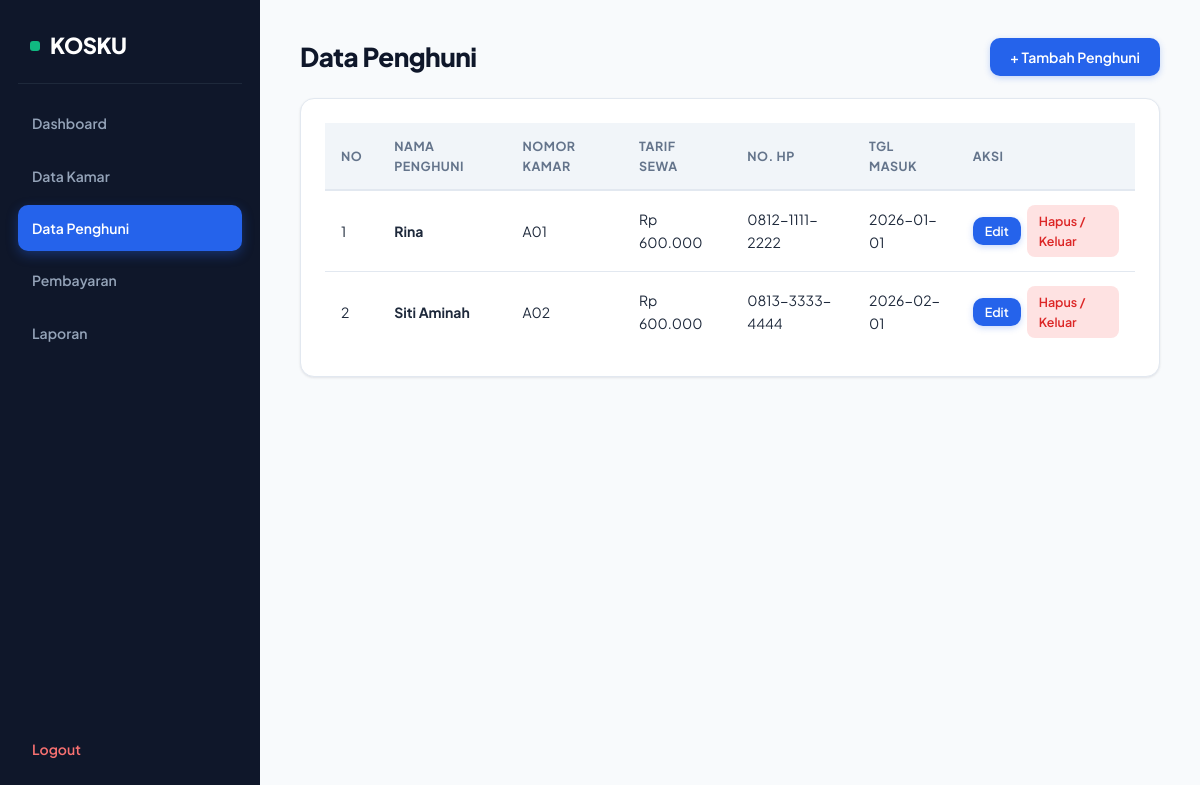
The app's page /admin-penghuni.php (signed in) with its own data.
### tables this page shows
CREATE TABLE IF NOT EXISTS penghuni (
    id_penghuni INT AUTO_INCREMENT PRIMARY KEY,
    nama VARCHAR(100) NOT NULL,
    username VARCHAR(50) NOT NULL UNIQUE,
    password VARCHAR(255) NOT NULL DEFAULT '12345',
    no_hp VARCHAR(20) NOT NULL,
    tgl_masuk DATE NOT NULL,
    id_kamar INT NOT NULL,
    FOREIGN KEY (id_kamar) REFERENCES kamar(id_kamar) ON DELETE CASCADE
);

CREATE TABLE IF NOT EXISTS kamar (
    id_kamar INT AUTO_INCREMENT PRIMARY KEY,
    nomor_kamar VARCHAR(10) NOT NULL UNIQUE,
    harga_sewa INT NOT NULL,
    fasilitas VARCHAR(255) NOT NULL,
    status ENUM('Kosong', 'Terisi') DEFAULT 'Kosong'
);

### admin-penghuni.php (the view, shortened to what this page needs)
<?php
include 'koneksi.php';
$data_penghuni = mysqli_query($conn, "SELECT penghuni.*, kamar.nomor_kamar, kamar.harga_sewa FROM penghuni JOIN kamar ON penghuni.id_kamar = kamar.id_kamar ORDER BY kamar.nomor_kamar ASC");
?>
<!DOCTYPE html>
<html lang="id">
<head>
    <link rel="stylesheet" href="css/style.css">
</head>
<body>
    <div class="wrapper">
        <aside class="sidebar">
            <h2>KOSKU</h2>
            <a href="admin-dashboard.php">Dashboard</a>
            <a href="admin-kamar.php">Data Kamar</a>
            <a href="admin-penghuni.php" class="active">Data Penghuni</a>
            <a href="admin-pembayaran.php">Pembayaran</a>
            <a href="admin-laporan.php">Laporan</a>
            <a href="logout.php">Logout</a>
        </aside>
        <main class="main-content">
            <div style="display:flex; justify-content:space-between; align-items:center; margin-bottom:15px;">
                <h1>Data Penghuni</h1>
                <button class="btn-primary" onclick="document.getElementById('modalTambah').style.display='flex'">+ Tambah Penghuni</button>
            </div>
            <div class="table-container">
                <table>
                    <thead>
                        <tr>
                            <th>No</th>
                            <th>Nama Penghuni</th>
                            <th>Nomor Kamar</th>
                            <th>Tarif Sewa</th>
                            <th>No. HP</th>
                            <th>Tgl Masuk</th>
                            <th>Aksi</th>
                        </tr>
                    </thead>
                    <tbody>
                        <?php $no = 1; while ($row = mysqli_fetch_assoc($data_penghuni)): ?>
                        <tr>
                            <td><?= $no++; ?></td>
                            <td><strong><?= htmlspecialchars($row['nama']); ?></strong></td>
                            <td><?= htmlspecialchars($row['nomor_kamar']); ?></td>
                            <td>Rp <?= number_format($row['harga_sewa'], 0, ',', '.'); ?></td>
                            <td><?= htmlspecialchars($row['no_hp']); ?></td>
                            <td><?= htmlspecialchars($row['tgl_masuk']); ?></td>
                            <td style="display:flex; gap:6px; align-items:center;">
                                <button class="btn-primary" style="padding:6px 12px; font-size:12.5px;"
                                    onclick="bukaEditPenghuni(
                                        <?= $row['id_penghuni']; ?>,
                                        '<?= htmlspecialchars($row['nama'], ENT_QUOTES); ?>',
                                        '<?= htmlspecialchars($row['no_hp'], ENT_QUOTES); ?>',
                                        '<?= htmlspecialchars($row['tgl_masuk'], ENT_QUOTES); ?>',
                                        <?= $row['id_kamar']; ?>,
                                        '<?= htmlspecialchars($row['nomor_kamar'], ENT_QUOTES); ?>',
                                        <?= $row['harga_sewa']; ?>
                                    )">
                                    Edit
                                </button>
                                <a href="admin-penghuni.php?hapus=<?= $row['id_penghuni']; ?>&kamar=<?= $row['id_kamar']; ?>" class="btn-danger" onclick="return confirm('Hapus penghuni <?= htmlspecialchars($row['nama'], ENT_QUOTES); ?>? Status kamar akan otomatis kembali Kosong.')">Hapus / Keluar</a>
                            </td>
                        </tr>
                        <?php endwhile; ?>
                    </tbody>
                </table>
            </div>
        </main>
    </div>
</body>
</html>

### css/style.css (style rules this page uses)
:root { --primary: #2563eb; --primary-hover: #1d4ed8; --primary-light: #eff6ff; --secondary: #0f172a; --sidebar-bg: #0f172a; --sidebar-hover: #1e293b; --accent: #10b981; --danger: #ef4444; --warning: #f59e0b; --bg-main: #f8fafc; --card-bg: #ffffff; --text-main: #1e293b; --text-muted: #64748b; --border-color: #e2e8f0; --shadow-sm: 0 1px 3px rgba(15, 23, 42, 0.06), 0 1px 2px rgba(15, 23, 42, 0.04); --shadow-md: 0 4px 12px rgba(15, 23, 42, 0.08); --shadow-lg: 0 12px 28px rgba(15, 23, 42, 0.14); --radius-md: 10px; --radius-lg: 14px; }
* { margin: 0; padding: 0; box-sizing: border-box; font-family: 'Plus Jakarta Sans', -apple-system, BlinkMacSystemFont, 'Segoe UI', Roboto, sans-serif; }
body { background-color: var(--bg-main); color: var(--text-main); line-height: 1.6; -webkit-font-smoothing: antialiased; }
.btn-primary { background: var(--primary); color: #ffffff !important; padding: 10px 20px; border-radius: var(--radius-md); text-decoration: none; font-weight: 600; font-size: 14px; border: none; cursor: pointer; display: inline-flex; align-items: center; justify-content: center; gap: 6px; transition: all 0.2s ease; box-shadow: 0 2px 6px rgba(37, 99, 235, 0.25); }
.btn-danger { background: #fee2e2 !important; color: #dc2626 !important; padding: 6px 12px !important; border-radius: 8px !important; font-weight: 600; transition: all 0.2s; }
.wrapper { display: flex; min-height: 100vh; }
.sidebar { width: 260px; background: var(--sidebar-bg); color: #ffffff; padding: 28px 18px; display: flex; flex-direction: column; gap: 6px; position: sticky; top: 0; height: 100vh; flex-shrink: 0; }
.sidebar h2 { font-size: 22px; font-weight: 800; letter-spacing: -0.5px; padding: 0 12px 20px; margin-bottom: 10px; border-bottom: 1px solid #1e293b; color: #ffffff; display: flex; align-items: center; gap: 10px; }
.sidebar h2::before { content: ""; width: 10px; height: 10px; border-radius: 3px; background: var(--accent); }
.sidebar a { color: #94a3b8; text-decoration: none; padding: 12px 14px; border-radius: var(--radius-md); font-size: 14px; font-weight: 600; transition: all 0.2s ease; display: flex; align-items: center; }
.sidebar a.active { background: var(--primary); color: #ffffff; box-shadow: 0 4px 12px rgba(37, 99, 235, 0.35); }
.sidebar a[href="logout.php"] { margin-top: auto; color: #f87171; }
.main-content { flex: 1; padding: 36px 40px; max-width: 100%; overflow-x: hidden; }
.main-content h1 { font-size: 26px; font-weight: 800; color: var(--secondary); letter-spacing: -0.5px; }
.table-container { background: var(--card-bg); padding: 24px; border-radius: var(--radius-lg); border: 1px solid var(--border-color); box-shadow: var(--shadow-sm); overflow-x: auto; margin-top: 20px; }
table { width: 100%; border-collapse: collapse; text-align: left; font-size: 14px; }
thead tr { background-color: #f1f5f9; border-bottom: 2px solid var(--border-color); }
th { padding: 13px 16px; font-weight: 700; font-size: 12.5px; text-transform: uppercase; letter-spacing: 0.5px; color: var(--text-muted); }
td { padding: 14px 16px; border-bottom: 1px solid var(--border-color); color: var(--text-main); vertical-align: middle; }
tbody tr { transition: background-color 0.15s ease; }
tbody tr:last-child td { border-bottom: none; }

### admin-penghuni.php (style rules this page uses)
.btn-danger { text-decoration:none; font-size:12.5px; display:inline-block; }

### records on screen
penghuni: nama "Rina", id_kamar.nomor_kamar "A01", id_kamar.harga_sewa "600.000", no_hp "0812-1111-2222", tgl_masuk "2026-01-01"
penghuni: nama "Siti Aminah", id_kamar.nomor_kamar "A02", id_kamar.harga_sewa "600.000", no_hp "0813-3333-4444", tgl_masuk "2026-02-01"
